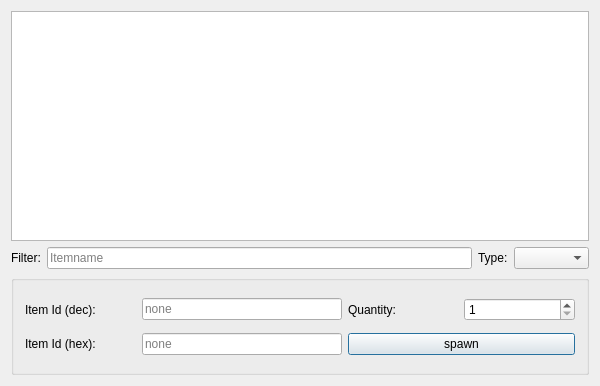
<?xml version="1.0" encoding="UTF-8"?>
<ui version="4.0">
 <class>EldenDingClass</class>
 <widget class="QMainWindow" name="EldenDingClass">
  <property name="geometry">
   <rect>
    <x>0</x>
    <y>0</y>
    <width>600</width>
    <height>386</height>
   </rect>
  </property>
  <property name="sizePolicy">
   <sizepolicy hsizetype="MinimumExpanding" vsizetype="MinimumExpanding">
    <horstretch>0</horstretch>
    <verstretch>0</verstretch>
   </sizepolicy>
  </property>
  <property name="minimumSize">
   <size>
    <width>600</width>
    <height>300</height>
   </size>
  </property>
  <property name="windowTitle">
   <string>EldenDing</string>
  </property>
  <widget class="QWidget" name="centralWidget">
   <property name="sizePolicy">
    <sizepolicy hsizetype="MinimumExpanding" vsizetype="MinimumExpanding">
     <horstretch>1</horstretch>
     <verstretch>1</verstretch>
    </sizepolicy>
   </property>
   <property name="minimumSize">
    <size>
     <width>600</width>
     <height>300</height>
    </size>
   </property>
   <layout class="QGridLayout" name="gridLayout" rowstretch="0" columnstretch="0" rowminimumheight="0" columnminimumwidth="0">
    <property name="sizeConstraint">
     <enum>QLayout::SetMinimumSize</enum>
    </property>
    <item row="0" column="0">
     <layout class="QVBoxLayout" name="verticalLayout" stretch="1,0,1">
      <property name="sizeConstraint">
       <enum>QLayout::SetDefaultConstraint</enum>
      </property>
      <item>
       <widget class="QTableView" name="tvItems">
        <property name="sizePolicy">
         <sizepolicy hsizetype="Expanding" vsizetype="Expanding">
          <horstretch>0</horstretch>
          <verstretch>0</verstretch>
         </sizepolicy>
        </property>
        <property name="maximumSize">
         <size>
          <width>16777215</width>
          <height>16777215</height>
         </size>
        </property>
       </widget>
      </item>
      <item>
       <layout class="QHBoxLayout" name="horizontalLayout" stretch="0,1,0,0">
        <item>
         <widget class="QLabel" name="label_2">
          <property name="text">
           <string>Filter:</string>
          </property>
         </widget>
        </item>
        <item>
         <widget class="QLineEdit" name="leSearch">
          <property name="sizePolicy">
           <sizepolicy hsizetype="Expanding" vsizetype="Fixed">
            <horstretch>0</horstretch>
            <verstretch>0</verstretch>
           </sizepolicy>
          </property>
          <property name="minimumSize">
           <size>
            <width>200</width>
            <height>0</height>
           </size>
          </property>
          <property name="sizeIncrement">
           <size>
            <width>0</width>
            <height>0</height>
           </size>
          </property>
          <property name="placeholderText">
           <string>Itemname</string>
          </property>
         </widget>
        </item>
        <item>
         <widget class="QLabel" name="label">
          <property name="text">
           <string>Type:</string>
          </property>
         </widget>
        </item>
        <item>
         <widget class="QComboBox" name="cbType">
          <property name="editable">
           <bool>false</bool>
          </property>
          <item>
           <property name="text">
            <string/>
           </property>
          </item>
          <item>
           <property name="text">
            <string>good</string>
           </property>
          </item>
          <item>
           <property name="text">
            <string>weapon</string>
           </property>
          </item>
          <item>
           <property name="text">
            <string>armor</string>
           </property>
          </item>
          <item>
           <property name="text">
            <string>spell</string>
           </property>
          </item>
          <item>
           <property name="text">
            <string>talisman</string>
           </property>
          </item>
         </widget>
        </item>
       </layout>
      </item>
      <item>
       <widget class="QGroupBox" name="groupBox">
        <property name="minimumSize">
         <size>
          <width>0</width>
          <height>70</height>
         </size>
        </property>
        <property name="maximumSize">
         <size>
          <width>16777215</width>
          <height>100</height>
         </size>
        </property>
        <property name="title">
         <string/>
        </property>
        <property name="alignment">
         <set>Qt::AlignLeading|Qt::AlignLeft|Qt::AlignVCenter</set>
        </property>
        <property name="flat">
         <bool>false</bool>
        </property>
        <layout class="QGridLayout" name="gridLayout_2" columnminimumwidth="0,0,0,0">
         <item row="0" column="0">
          <widget class="QLabel" name="label_3">
           <property name="text">
            <string>Item Id (dec):</string>
           </property>
          </widget>
         </item>
         <item row="0" column="1">
          <widget class="QLineEdit" name="leItemIdDec">
           <property name="maximumSize">
            <size>
             <width>200</width>
             <height>16777215</height>
            </size>
           </property>
           <property name="readOnly">
            <bool>true</bool>
           </property>
           <property name="placeholderText">
            <string>none</string>
           </property>
          </widget>
         </item>
         <item row="0" column="2">
          <widget class="QLabel" name="label_5">
           <property name="text">
            <string>Quantity:</string>
           </property>
          </widget>
         </item>
         <item row="0" column="3">
          <widget class="QSpinBox" name="sbQuantity">
           <property name="minimum">
            <number>1</number>
           </property>
           <property name="value">
            <number>1</number>
           </property>
          </widget>
         </item>
         <item row="1" column="0">
          <widget class="QLabel" name="label_4">
           <property name="text">
            <string>Item Id (hex):</string>
           </property>
          </widget>
         </item>
         <item row="1" column="1">
          <widget class="QLineEdit" name="leItemIdHex">
           <property name="maximumSize">
            <size>
             <width>200</width>
             <height>16777215</height>
            </size>
           </property>
           <property name="readOnly">
            <bool>true</bool>
           </property>
           <property name="placeholderText">
            <string>none</string>
           </property>
          </widget>
         </item>
         <item row="1" column="2" colspan="2">
          <widget class="QPushButton" name="pbSpawn">
           <property name="sizePolicy">
            <sizepolicy hsizetype="Minimum" vsizetype="Preferred">
             <horstretch>0</horstretch>
             <verstretch>0</verstretch>
            </sizepolicy>
           </property>
           <property name="text">
            <string>spawn</string>
           </property>
           <property name="default">
            <bool>true</bool>
           </property>
           <property name="flat">
            <bool>false</bool>
           </property>
          </widget>
         </item>
        </layout>
       </widget>
      </item>
     </layout>
    </item>
   </layout>
  </widget>
 </widget>
 <layoutdefault spacing="6" margin="11"/>
 <resources>
  <include location="EldenDing.qrc"/>
 </resources>
 <connections/>
</ui>
